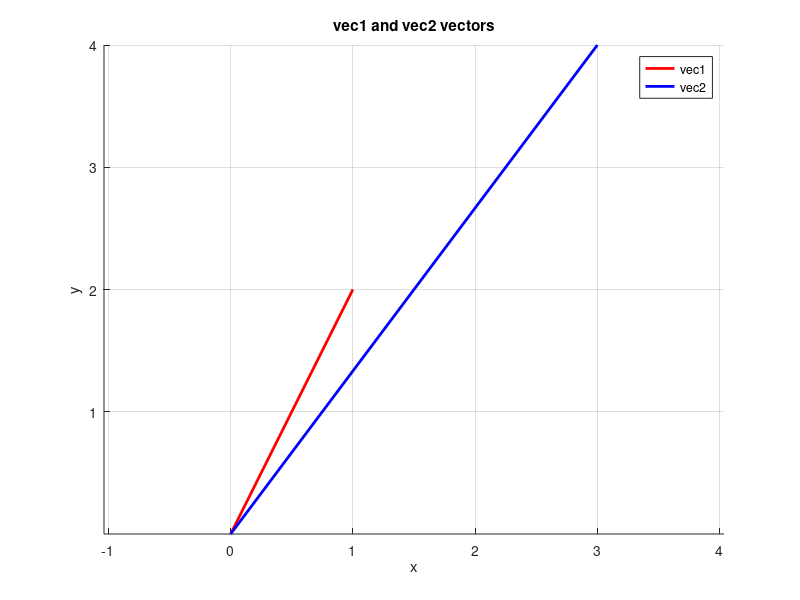
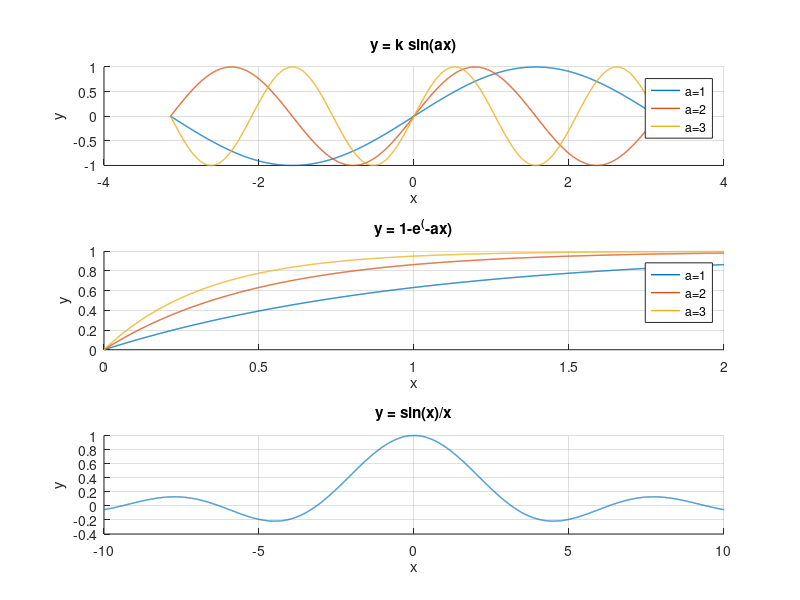
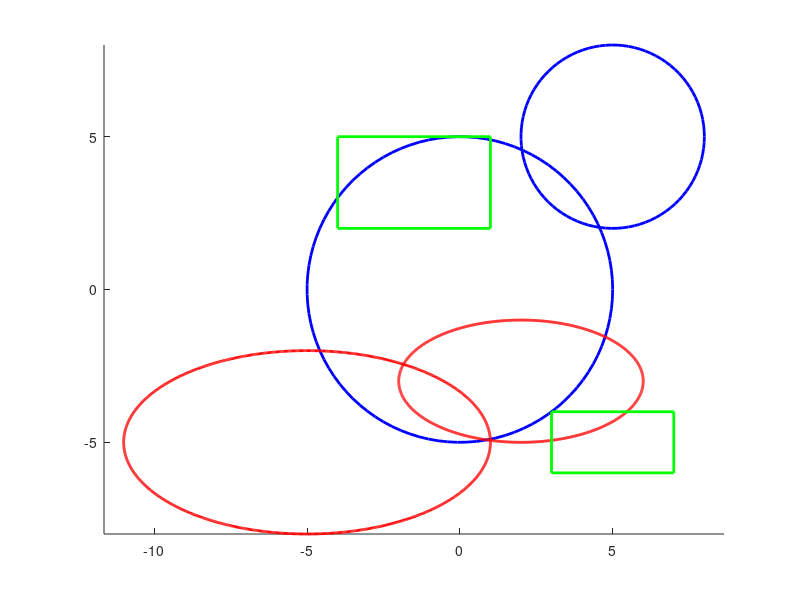

Source code (MATLAB) for these figures, in order:
%Launch Matlab, learn which data types are available (how are the variables treated in Matlab?)
%variables in  matlab are typed DYNAMICALLY and all of them are treated as MATRIX (MATRIX LABOLATORY)


%2. Create variable a and assign it the value of 1, next 2 , and π/6.
%Observe the difference in result display whether semi-colon has been used, or not

clear;
a = 1;
fprintf('a = %.10f\n', a); %Dostosowywujemy liczbe do 10 miuejsc po przecinku

a = sqrt(2);
fprintf('a = %.10f\n', a);

a = pi;
fprintf('a = %.10f\n', a);

% 3. Command history ( and ).
% 4. Removing all the variables – command clear.
% It is advisable to use the clear command in the first line of a script in order to avoid
% unwanted side-effects related to variable name reuse in different scripts.
% 5. Command clear variable_name. 
clear a;
% display(a); CAUSES AN ERROR!
a=pi/2;
rot = [cos(a), -sin(a); sin(a), cos(a)];
disp("Rotation Matrix: ");
disp(rot);

%7. Command help. Check which operators are available in Matlab. Get familiarized with the
% plot function.
% a. help +
% b. help plot
% help operator

% Write a script in which you will calculate scalar, vector, and Hadamard product of two
% vectors: [ 1 2 ] and [ 3 4 ]. 
vec1=[1, 2];
vec2=[3,4];

vecDot=dot(vec1, vec2);
fprintf('Dot product= %f\n', vecDot);


vec13D=[1,2,0];
vec23D=[3,4,0];
vecCross=cross(vec13D, vec23D);
fprintf('Cross product= [%f, %f, %f]\n', vecCross);


hadamardProduct=vec1 .* vec2;
fprintf('Hadamard product= [%f, %f]\n', hadamardProduct);

figure; %okno
hold on; %nie nadpisuje wykresu
grid on; %siatka
axis equal; %rowne osie

plot([0, vec1(1)], [0, vec1(2)], 'r', 'LineWidth', 2) %czerwona linia o grubosci wektor 1
plot([0, vec2(1)], [0, vec2(2)], 'b', 'LineWidth', 2) %niebieska linia o grubosci wektor 2

xlabel('x');
ylabel('y');
title('vec1 and vec2 vectors');
legend('vec1', 'vec2');


function plotFunctions(a_values)
    k=1;

    figure;
    %funkcja 1
    subplot(3, 1, 1);
    x1=linspace(-pi, pi, 1000);
    hold on;
    for a=a_values
        y1=k * sin(a*x1);
        plot(x1, y1, 'LineWidth', 1, 'DisplayName', sprintf('a=%d', a));
    end;
    hold off;
    grid on;
    xlabel('x');
    ylabel('y');
    title('y = k sin(ax)');
    legend show;

    %funkcja 2
    subplot(3, 1, 2);
    x2=linspace(0,2,1000);
    hold on;
    for a=a_values;
        y2=1-exp(-a*x2);
        plot(x2, y2,'LineWidth', 1, 'DisplayName', sprintf('a=%d', a));
    end;
    hold off;
    grid on;
    xlabel('x');
    ylabel('y');
    title('y = 1-e^(-ax)');
    legend show;

    %funkcja 3
    subplot(3,1,3);
    x3=linspace(-10, 10, 10000);
    hold on;
    y3 = sin(x3) ./ x3; 
    y3(x3 == 0) = 1; %  limit w 0 -> 1)
    plot(x3, y3,'LineWidth', 1);
    hold off;
    grid on;
    xlabel('x');
    ylabel('y');
    title('y = sin(x)/x');

end;

plotFunctions([1, 2, 3]);


%10.X-Y graph: plot a few circles, ellipses, and rectangles.  Automate the operations through a custom-defined function. 

function drawShapes()
    figure; hold on; axis equal;
    drawCircle(0, 0, 5);
    drawCircle(5, 5, 3);

    drawElipse(-5, -5, 6, 3);
    drawElipse(2, -3, 4, 2);

    drawRect(-4, 2, 5, 3);
    drawRect(3, -6, 4, 2);

end

function drawCircle(x, y, r)
    theta=linspace(0, 2*pi, 100);
    X=r*cos(theta) +x;
    Y =r*sin(theta) + y;
    plot(X, Y, 'b', 'LineWidth', 2);
end;

function drawElipse(x, y, rx, ry)
    theta=linspace(0, 2*pi, 1000);
    X=rx*cos(theta) + x;
    Y = ry*sin(theta) + y;
    plot(X, Y, 'r', 'LineWidth', 2);
end;

function drawRect(x, y, w, h) 
    X=[x, x+w, x+w, x, x];
    Y = [y, y, y+h, y+h, y];
    plot(X, Y, 'g', 'LineWidth', 2);
end

drawShapes();